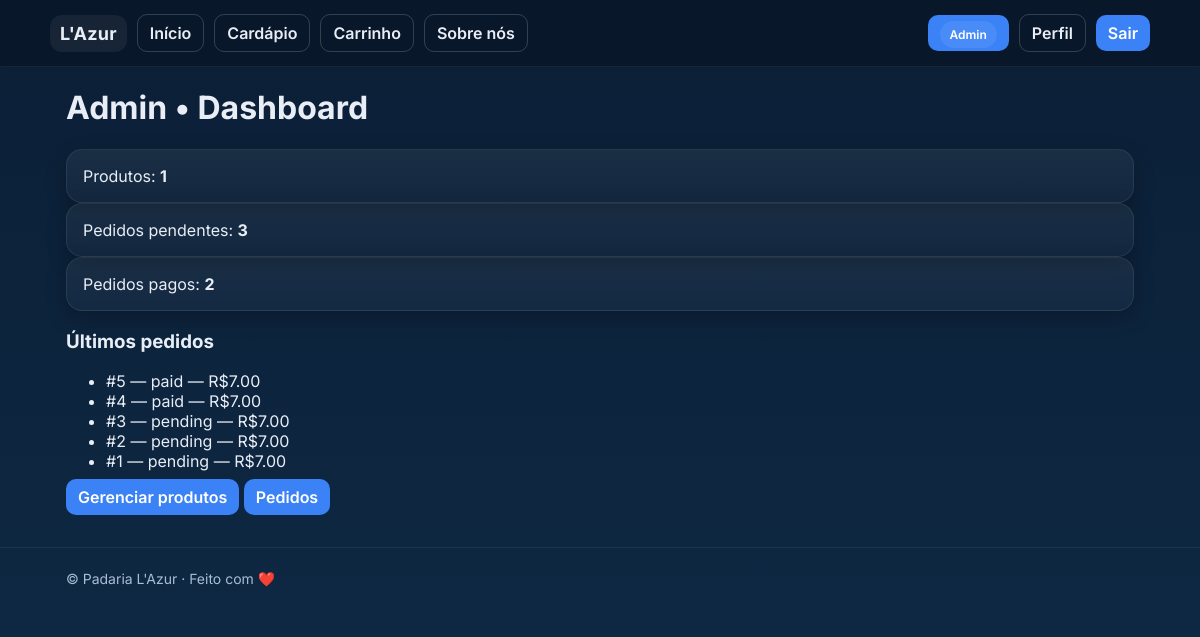
The page /admin/ (signed in) on the database its author committed.
### app/models.py (models this page shows)
class Order(db.Model):
    id = db.Column(db.Integer, primary_key=True)
    user_id = db.Column(db.Integer, db.ForeignKey('user.id'), nullable=True)
    customer_name = db.Column(db.String(120))
    cep = db.Column(db.String(9))
    address = db.Column(db.String(255))
    status = db.Column(db.String(40), default="pending")  # pending, paid, cancelled
    total_cents = db.Column(db.Integer, default=0)
    pix_txid = db.Column(db.String(35))
    pix_payload = db.Column(db.Text)   # BR Code payload for QR
    pix_qr_url = db.Column(db.Text)   # base64 data URL or Cloudinary URL
    created_at = db.Column(db.DateTime, default=datetime.utcnow)
    updated_at = db.Column(db.DateTime, default=datetime.utcnow, onupdate=datetime.utcnow)
    items = db.relationship("OrderItem", backref="order", lazy=True, cascade="all, delete-orphan")

### app/routes/admin.py (the view)
@admin_bp.get('/')
@login_required
@admin_required
def dashboard():
    prod_count = Product.query.count()
    orders_pending = Order.query.filter_by(status='pending').count()
    orders_paid = Order.query.filter_by(status='paid').count()
    latest = Order.query.order_by(Order.created_at.desc()).limit(10).all()
    return render_template('admin/dashboard.html', prod_count=prod_count,
                           orders_pending=orders_pending, orders_paid=orders_paid, latest=latest)

### app/auth_utils.py (called while the page is built)
def admin_required(fn):
    @wraps(fn)
    def wrapper(*args, **kwargs):
        if not current_user.is_authenticated or not getattr(current_user, "is_admin", False):
            abort(404)  # esconder existência das rotas admin
        return fn(*args, **kwargs)
    return wrapper

### app/models.py (called while the page is built)
@login_manager.user_loader
def load_user(user_id):
    return User.query.get(int(user_id))

### app/templates/admin/dashboard.html
{% extends 'base.html' %}
{% block content %}
<h1>Admin • Dashboard</h1>
<div class="card">Produtos: <b>{{ prod_count }}</b></div>
<div class="card">Pedidos pendentes: <b>{{ orders_pending }}</b></div>
<div class="card">Pedidos pagos: <b>{{ orders_paid }}</b></div>
<h3>Últimos pedidos</h3>
<ul>
{% for o in latest %}
  <li>#{{ o.id }} — {{ o.status }} — R${{ '%.2f'%(o.total_cents/100) }}</li>
{% endfor %}
</ul>
<a class="btn" href="{{ url_for('admin.products_list') }}">Gerenciar produtos</a>
<a class="btn" href="{{ url_for('admin.orders_list') }}">Pedidos</a>
{% endblock %}

### app/templates/base.html (shortened to what this page needs)
<!doctype html>
<html lang="pt-br">
  <head>
    <link rel="stylesheet" href="https://unpkg.com/missing.css@1.1.0">
  </head>
  <body>
    <header>
      <div class="container nav">
        <div class="nav-left">
          <a class="brand" href="/">L'Azur</a>
          <a class="btn ghost" href="/">Início</a>
          <a class="btn ghost" href="/cardapio">Cardápio</a>
          <a class="btn ghost" href="/carrinho">Carrinho</a>
          <a class="btn ghost" href="/sobre">Sobre nós</a>
        </div>
        <div class="nav-right">
          {% if current_user.is_authenticated %}
            {% if current_user.is_admin %}
              <a class="btn" href="/admin/"><span class="badge">Admin</span></a>
            {% endif %}
            <a class="btn ghost" href="/perfil">Perfil</a>
            <a class="btn" href="/logout">Sair</a>
          {% else %}
            <a class="btn ghost" href="/login">Entrar</a>
            <a class="btn" href="/registrar">Criar conta</a>
          {% endif %}
        </div>
      </div>
    </header>
    <main class="container">
      {% block content %}{% endblock %}
    </main>
    <footer>
      <div class="container">© {{  (now() if false)  }} Padaria L'Azur &middot; Feito com ❤️</div>
    </footer>
  </body>
</html>

### app/templates/base.html (style rules this page uses)
:root { --bg:#0b1f36; --bg2:#0f2a46; --card:#143a63; --accent:#3a82f6; --text:#e9eef6; --muted:#a8bdd6; --success:#22c55e; }
* { box-sizing:border-box; }
html,body { height:100%; }
body { margin:0; background: linear-gradient(180deg,var(--bg) 0%, var(--bg2) 100%); color: var(--text); font-family: Inter, system-ui, -apple-system, Segoe UI, Roboto, Arial, sans-serif; }
a { color:inherit; text-decoration:none; }
.container { max-width:1100px; margin:0 auto; padding: 0 16px; }
header { position:sticky; top:0; z-index:50; backdrop-filter: blur(6px); background: rgba(8,20,36,.7); border-bottom: 1px solid rgba(255,255,255,.06); }
.nav { display:flex; align-items:center; justify-content:space-between; gap:16px; padding: 14px 0; }
.nav-left, .nav-right { display:flex; gap:10px; align-items:center; }
.brand { font-weight:700; letter-spacing:.2px; font-size:18px; padding:8px 10px; border-radius:12px; background: rgba(255,255,255,.06); }
.btn { background: var(--accent); color:#fff; padding:8px 12px; border-radius:10px; font-weight:600; transition:.15s ease; }
.btn.ghost { background: transparent; border:1px solid rgba(255,255,255,.18); color: var(--text); }
.badge { padding:6px 10px; border-radius:999px; background: rgba(255,255,255,.08); font-weight:600; font-size:12px; }
main { padding: 28px 0 40px; }
.card { background: linear-gradient(180deg, rgba(255,255,255,.06), rgba(255,255,255,.03)); padding:16px; border-radius:16px; border:1px solid rgba(255,255,255,.08); box-shadow: 0 6px 20px rgba(0,0,0,.25); }
footer { margin-top:40px; padding:22px 0; border-top:1px solid rgba(255,255,255,.06); color: var(--muted); font-size:14px; }

### rows shown on the page
Order: id "5", status "paid", o.total_cents/100 "7.00"
Order: id "4", status "paid", o.total_cents/100 "7.00"
Order: id "3", status "pending", o.total_cents/100 "7.00"
Order: id "2", status "pending", o.total_cents/100 "7.00"
Order: id "1", status "pending", o.total_cents/100 "7.00"

### other values the page prints
{{ prod_count }} "1"
{{ orders_pending }} "3"
{{ orders_paid }} "2"
